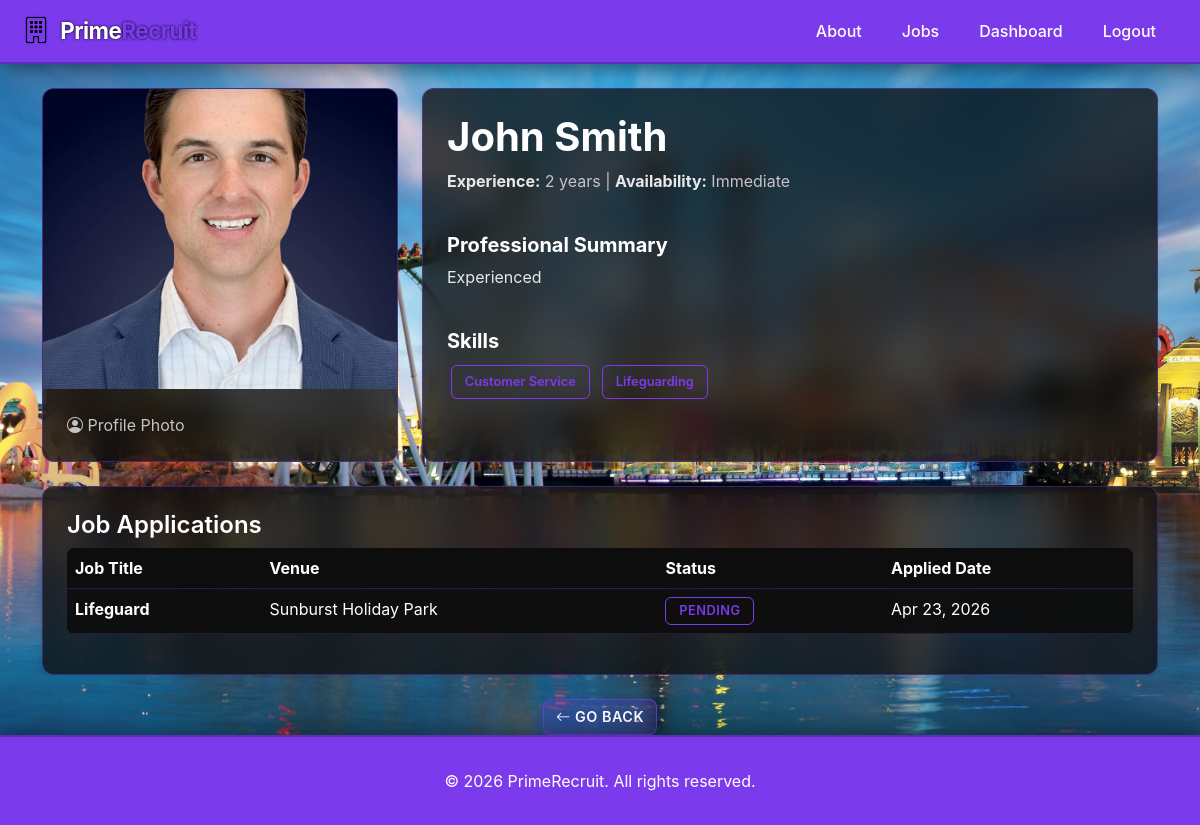
Page /candidates/1/ (signed in) on the earlier database version.
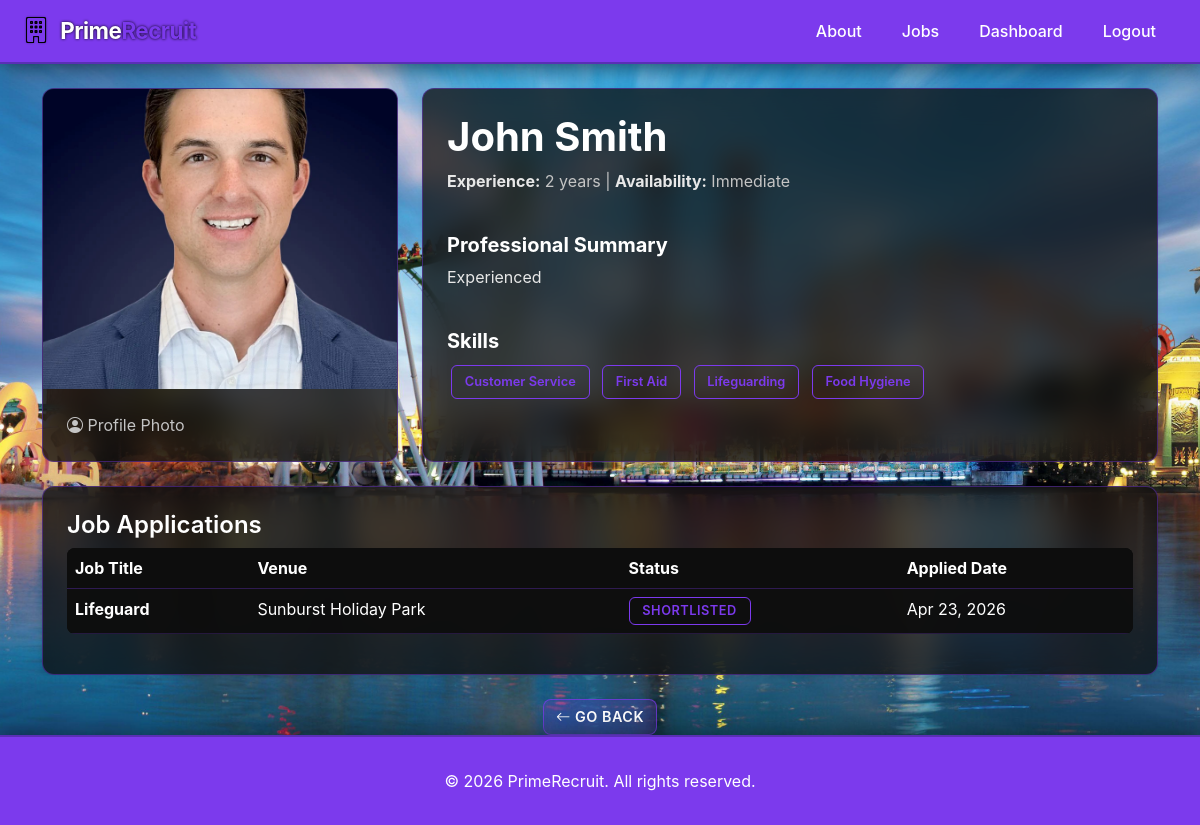
Same page on the later database version.
### recruitment/models.py (models this page shows, shortened)
class Skill(models.Model):
    CATEGORY_CHOICES = [
        ('technical', 'Technical'),
        ('physical', 'Physical'),
        ('customer_service', 'Customer Service'),
        ('safety', 'Safety'),
    ]
    name = models.CharField(max_length=100)
    category = models.CharField(max_length=50, choices=CATEGORY_CHOICES)

class Application(models.Model):
    STATUS_CHOICES = [
        ('pending', 'Pending'),
        ('shortlisted', 'Shortlisted'),
        ('rejected', 'Rejected'),
        ('hired', 'Hired'),
    ]
    candidate = models.ForeignKey(Candidate, on_delete=models.CASCADE)
    job = models.ForeignKey(JobListing, on_delete=models.CASCADE)
    cover_letter = models.TextField()
    status = models.CharField(
        max_length=20, choices=STATUS_CHOICES, default='pending')
    applied_at = models.DateTimeField(auto_now_add=True)
    class Meta:
        unique_together = ('candidate', 'job')

class JobListing(models.Model):
    VENUE_CHOICES = [
        ('holiday_park', 'Holiday Park'),
        ('theme_park', 'Theme Park'),
        ('resort', 'Resort'),
        ('adventure_park', 'Adventure Park'),
    ]
    TYPE_CHOICES = [
        ('full_time', 'Full Time'),
        ('part_time', 'Part Time'),
        ('seasonal', 'Seasonal'),
    ]
    STATUS_CHOICES = [
        ('open', 'Open'),
        ('closed', 'Closed'),
    ]
    title = models.CharField(max_length=200)
    venue_name = models.CharField(max_length=200)
    venue_type = models.CharField(max_length=50, choices=VENUE_CHOICES)
    description = models.TextField()
    employment_type = models.CharField(max_length=20, choices=TYPE_CHOICES)
    salary = models.DecimalField(max_digits=8, decimal_places=2)
    status = models.CharField(
        max_length=10, choices=STATUS_CHOICES, default='open')
    venue_image = models.ImageField(upload_to='venues/', null=True, blank=True)
    created_by = models.ForeignKey(User, on_delete=models.CASCADE)
    created_at = models.DateTimeField(auto_now_add=True)

### recruitment/views.py (the view)
# urls.py: path('candidates/<int:pk>/', views.candidate_detail, name='candidate_detail'),
@login_required
def candidate_detail(request, pk):
    candidate = get_object_or_404(Candidate, pk=pk)
    profile = get_profile(request.user)
    is_own = request.user == candidate.user
    if not is_own and not request.user.is_superuser and (not profile or
        profile.role not in ['recruiter', 'manager']):
        return render(request, 'recruitment/denied.html', status=403)
    if is_own or request.user.is_superuser:
        apps = Application.objects.filter(candidate=candidate)
    else:
        apps = []
    context = {'candidate': candidate, 'applications': apps}
    return render(request, 'recruitment/candidate_detail.html', context)

### recruitment/views.py (called while the page is built)
def get_profile(user):
    try:
        return UserProfile.objects.get(user=user)
    except UserProfile.DoesNotExist:
        return None

### recruitment/templates/recruitment/candidate_detail.html
{% extends 'recruitment/base.html' %}
{% load static %}
{% block content %}
<div class="container mt-4">
    <div class="row mb-4">
        <div class="col-md-4">
            <div class="image-card">
                <img src="{% if candidate.profile_image %}{{ candidate.profile_image.url }}{% else %}{% static 'images/candidate_default.jpg' %}{% endif %}"
                     alt="{{ candidate.first_name }} {{ candidate.last_name }}"
                     style="width: 100%; object-fit: cover; max-height: 300px;">
                <div class="image-card-content">
                    <p class="text-muted mb-0"><i class="bi bi-person-circle"></i> Profile Photo</p>
                </div>
            </div>
        </div>
        <div class="col-md-8">
            <div class="card shadow-sm p-4 h-100">
                <h1>{{ candidate.first_name }} {{ candidate.last_name }}</h1>
                <p class="text-muted mb-3">
                    <strong>Experience:</strong> {{ candidate.experience_years }} years |
                    <strong>Availability:</strong> {{ candidate.get_availability_display }}
                </p>
                <h5 class="mt-4">Professional Summary</h5>
                <p>{{ candidate.cv_summary }}</p>
                <h5 class="mt-4">Skills</h5>
                <div class="mb-3">
                    {% if candidate.skills.all %}
                        {% for skill in candidate.skills.all %}
                            <span class="badge-skill">{{ skill.name }}</span>
                        {% endfor %}
                    {% else %}
                        <p class="text-muted">No skills listed</p>
                    {% endif %}
                </div>
            </div>
        </div>
    </div>
    {% if applications %}
        <div class="card shadow-sm p-4">
            <h4 class="card-title">Job Applications</h4>
            <div class="table-responsive">
                <table class="table table-hover">
                    <thead>
                        <tr>
                            <th>Job Title</th>
                            <th>Venue</th>
                            <th>Status</th>
                            <th>Applied Date</th>
                        </tr>
                    </thead>
                    <tbody>
                        {% for app in applications %}
                            <tr>
                                <td><strong>{{ app.job.title }}</strong></td>
                                <td>{{ app.job.venue_name }}</td>
                                <td><span class="badge bg-info">{{ app.get_status_display }}</span></td>
                                <td>{{ app.applied_at|date:"M d, Y" }}</td>
                            </tr>
                        {% endfor %}
                    </tbody>
                </table>
            </div>
        </div>
    {% else %}
        <div class="alert alert-info">No applications submitted yet</div>
    {% endif %}
    <div class="mt-4 text-center">
        <a href="{% url 'dashboard' %}" class="btn btn-outline-light">
            <i class="bi bi-arrow-left"></i> Go Back
        </a>
    </div>
</div>
{% endblock %}

Differences in the rows shown:
now on this page (row unchanged): Skill: name "First Aid"
now on this page (row unchanged): Skill: name "Food Hygiene"
changed Application "Lifeguard": status "PENDING" → "SHORTLISTED"
